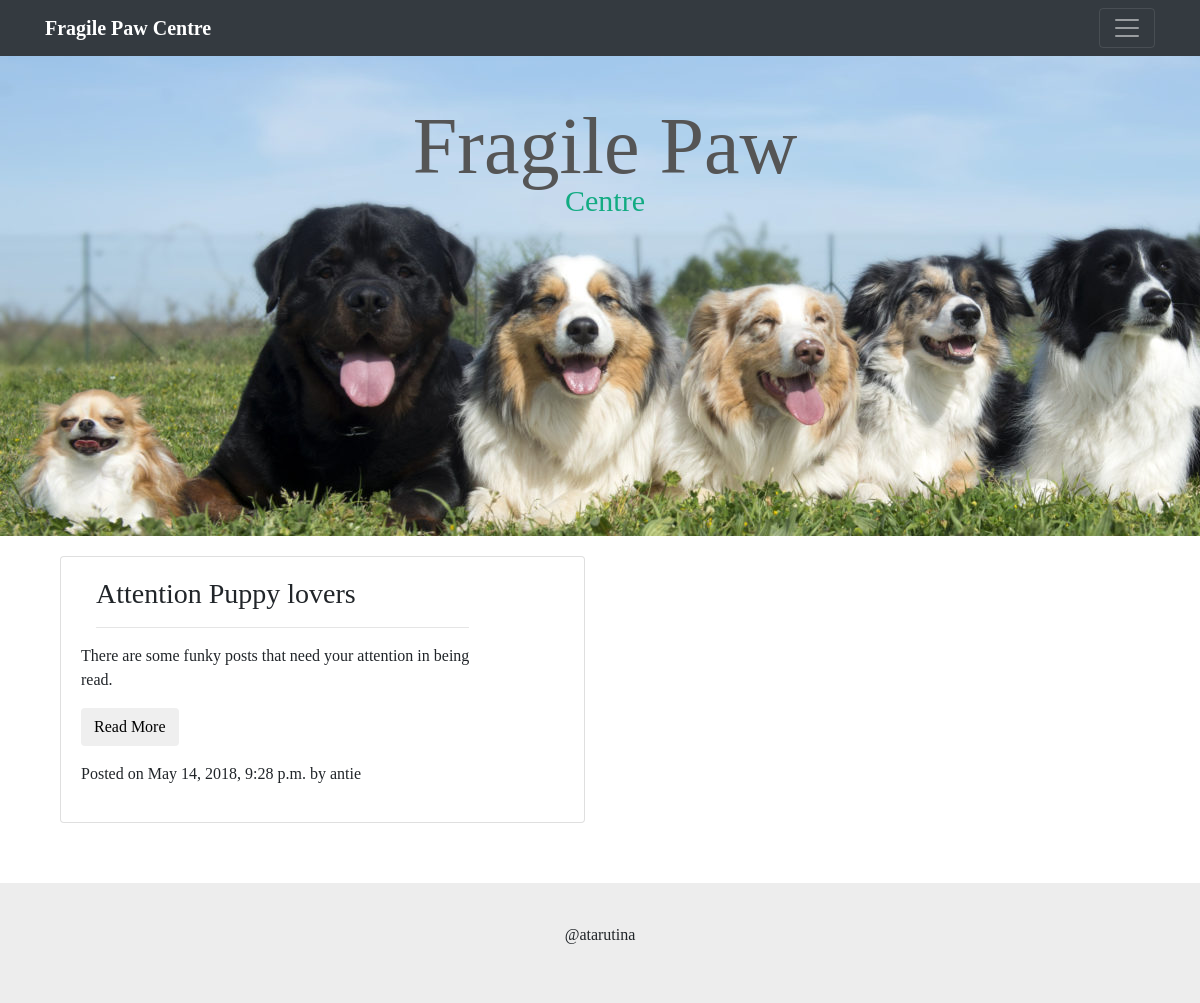
Page /paw_blog/ on the committed database.
### paw_blog/models.py (models this page shows, shortened)
class Post(models.Model):
    author = models.ForeignKey('volunteers.User', on_delete=models.CASCADE)
    title = models.CharField(max_length=200)
    content = models.TextField()
    created_date = models.DateTimeField(auto_now_add=True)
    published_date = models.DateTimeField(blank=True, null=True)
    class Meta:
        ordering = ['-published_date']

### volunteers/models.py (models this page shows)
class User(AbstractUser):
    objects = VolunteerUserManager()

### paw_blog/views.py (the view)
# urls.py: url(r'^paw_blog/$', post_list),
def post_list(request):
    posts = Post.objects.filter(published_date__lte=timezone.now()).order_by('-published_date')
    return render(request, "paw_blog.html", {'posts': posts})

### templates/paw_blog.html
{% extends "base.html" %}
{% block content %}
    <div class="container">
        <div class="col-md-12">
            <div class="row">
                {% for post in posts %}
                    <div class="col-md-6">
                        <div class="card mb-6 box-shadow post-container">
                            <div class="col-md-10 col-sm-9">
                                <h3>{{ post.title }}</h3>
                                <hr>
                                <div class="row">
                                    <div class="col-xs-9">
                                        <p>{{ post.content }}</p>
                                        <p>
                                            <button class="btn btn-default" onclick="location.href={{ post.id }}">Read
                                                More
                                            </button>
                                        </p>
                                        <p>Posted on {{ post.published_date }} by {{ post.author }}</p>
                                    </div>
                                </div>
                            </div>
                        </div>
                    </div>
                {% endfor %}
            </div>
        </div>
    </div>
{% endblock %}

### static/css/blog.css (style rules this page uses)
body { font-family: "Franklin Gothic Book"; }
.post-container { margin: 20px 0; padding: 20px; }

### rows in the picture
Post: title "Attention Puppy lovers", content "There are some funky posts that need your attention in being read.", published_date "May 14, 2018, 9:28 p.m.", author "antie"
